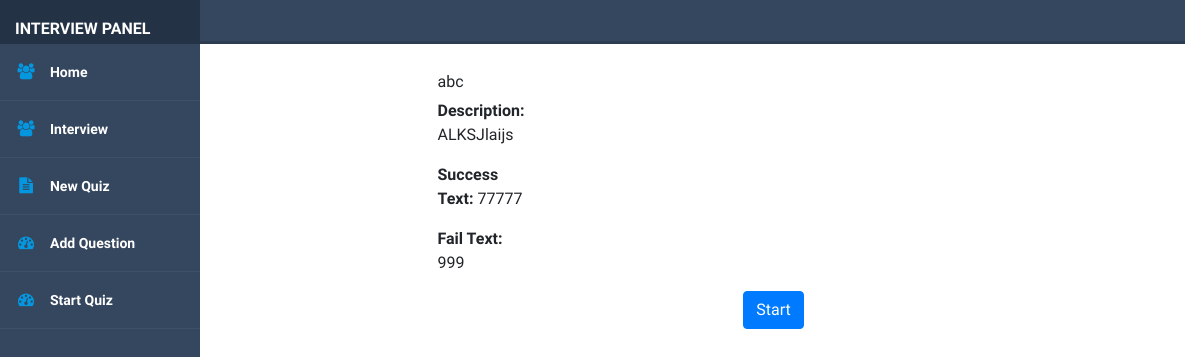
The page /inter/abc on the database its author committed.
### InterviewPanel/models.py (models this page shows, shortened)
class Quiz(models.Model):
    title = models.CharField(
        verbose_name="Title",
        max_length=60, blank=False,
        help_text=" Descriptive Title For Quiz"
    )
    description = models.TextField(verbose_name="Description", null=True,
                                   help_text="Add some meaningful information about this Quiz.")
    url = models.SlugField(
        max_length=60, blank=True, unique=True,
        help_text="a user friendly url",
        verbose_name="user friendly url")
    Instructions = models.TextField(verbose_name="Instructions", null=True,
                                    help_text="Add some meaningful information about rules to follow during Quiz")
    category = models.ForeignKey(
        Category, null=True, blank=True,
        verbose_name="Category", on_delete=models.CASCADE, help_text="To Manage The Quizzes Assign a Categeory")
    answers_at_end = models.BooleanField(
        blank=False, default=False,
        help_text=("Correct answer is NOT shown after question."
                   " Answers displayed at the end."),
        verbose_name="Answers at end")
    single_attempt = models.BooleanField(
        blank=False, default=False,
        help_text=("If yes, only one attempt by"
                   " a user will be permitted."
                   " Non users cannot sit this exam."),
        verbose_name="Single Attempt")
    success_text = models.TextField(
        blank=True, help_text="Displayed if user passes.",
        verbose_name="Success Text")
    fail_text = models.TextField(
        verbose_name="Fail Text",
        blank=True, help_text="Displayed if user fails.")
    timestamp = models.DateTimeField(auto_now_add=True)
    class Meta:
        ordering = ['timestamp', ]
        verbose_name = "Quiz"
        verbose_name_plural = "Quizzes"

### InterviewPanel/views.py (the view)
# urls.py: path('<slug:slug>', QuizDetailView.as_view(), name="DetailQuiz"),
class QuizDetailView(DetailView):
    model = Quiz
    slug_field = 'url'
    template_name = "quiz_detail.html"
    def get(self, request, *args, **kwargs):
        self.object = self.get_object()
        context = self.get_context_data(object=self.object)
        return self.render_to_response(context)

### InterviewPanel/templates/quiz_detail.html (shortened to what this page needs)
{% extends 'basic4.html' %}
{% load i18n %}
{% block body %}
<div class="container col-md-6">
	<div class="col-md-4">
		<h6>{{ quiz.title }}</h6>
		<p><strong>Description: </strong>{{quiz.description}}</p>
		<p><strong>Success Text: </strong> {{quiz.success_text}}</p>
		<p><strong>Fail Text: </strong> {{quiz.fail_text}}</p>
	</div>
	<div class="row">
		<div class="col-md-2 ml-auto">
			<a href="{%url 'InterviewPanel:StartQuiz' slug=quiz.url%}">
				<button class="btn btn-primary">Start</button>
			</a>
		</div>
	</div>
</div>
{%endblock%}

### templates/basic4.html (style rules this page uses)
body { background-color:white; }

### rows shown on the page
Quiz: title "abc", description "ALKSJlaijs", success_text "77777", fail_text "999"
